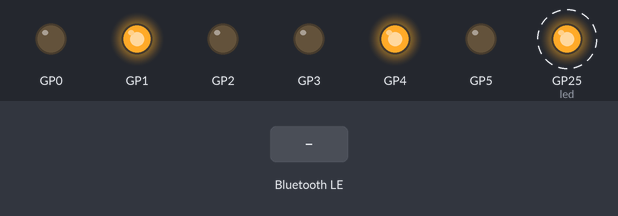
A program run on a simulated Raspberry Pi Pico running MicroPython. On the bench: output pins drawn as LEDs (lit = HIGH). Dashed ring = blinking. The inputs (shaded band) are chosen by the test bench. Nothing arrives over Bluetooth unless stated; what the program prints to the serial console is not drawn.

Above: at 1.05 s.
1.3 s: "1" written over Bluetooth
At 1.3 s:
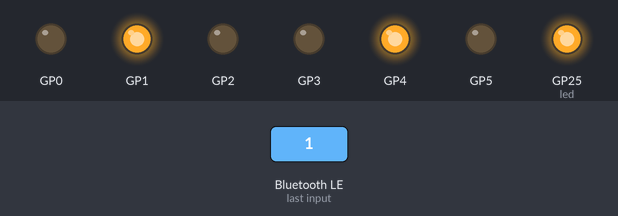
2.8 s: "on" written over Bluetooth
4.3 s: "off" written over Bluetooth
Timing chart, 0 to 7.3 s (numbered marks = the images above; inputs shaded):
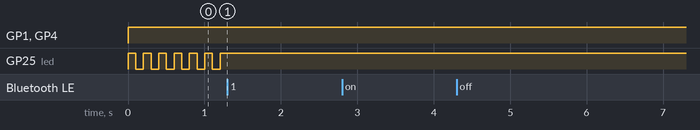

The program:

main.py
```python
import machine, bluetooth, time
from ble_uart_peripheral import BLEUART

# Onboard LED
led = machine.Pin("LED", machine.Pin.OUT)

# ================= 🛡️ PIN CONFIG =================
R_PINS = [5, 4, 3] # PWM, IN1, IN2
L_PINS = [2, 1, 0] # PWM, IN1, IN2
SAFE_LIMIT = 0.5

def init_motor(pins):
    pwm = machine.PWM(machine.Pin(pins[0])); pwm.freq(5000)
    return pwm, machine.Pin(pins[1], machine.Pin.OUT), machine.Pin(pins[2], machine.Pin.OUT)

r_pwm, r_in1, r_in2 = init_motor(R_PINS)
l_pwm, l_in1, l_in2 = init_motor(L_PINS)

def apply_motor(speed, pwm, in1, in2):
    speed = max(min(speed, 100), -100) * SAFE_LIMIT
    in1.value(1 if speed >= 0 else 0)
    in2.value(0 if speed >= 0 else 1)
    pwm.duty_u16(int(abs(speed) / 100 * 65535))

# ================= 🔵 SERIAL DECODER =================
ble = bluetooth.BLE()
uart = BLEUART(ble, name="PicoRC")

def parse_serial():
    raw = uart.read()
    if not raw: return

    try:
        # Decode the byte data to a string (e.g., "0,100")
        data_str = raw.decode().strip()
        print(f"Received: {data_str}") # Debugging in Thonny

        # Expecting format: "steering,throttle"
        parts = data_str.split(',')
        if len(parts) == 2:
            steering = float(parts[0]) # -100 to 100
            throttle = float(parts[1]) # -100 to 100

            # 🏎️ DIFFERENTIAL MIXING
            l_speed = throttle + steering
            r_speed = throttle - steering

            apply_motor(l_speed, l_pwm, l_in1, l_in2)
            apply_motor(r_speed, r_pwm, r_in1, r_in2)

    except Exception as e:
        print(f"Parse Error: {e}")

uart.irq(handler=parse_serial)

print("🏎️ RACER READY: Expecting 'steering,throttle' via Bluetooth Serial")

def run():
    while True:
        if not uart.is_connected():
            apply_motor(0, l_pwm, l_in1, l_in2)
            apply_motor(0, r_pwm, r_in1, r_in2)
            led.toggle()
            time.sleep(0.1)
        else:
            led.value(1)
            time.sleep(0.1)

run()
```

Measured:
- after the input at 1.3 s, GP25 (led): stops changing and stays HIGH
- after the input at 2.8 s, every drawn part: stays the same
- after the input at 4.3 s, every drawn part: stays the same
- by itself, GP25 (led): alternates HIGH for 0.10 s and LOW for 0.10 s
